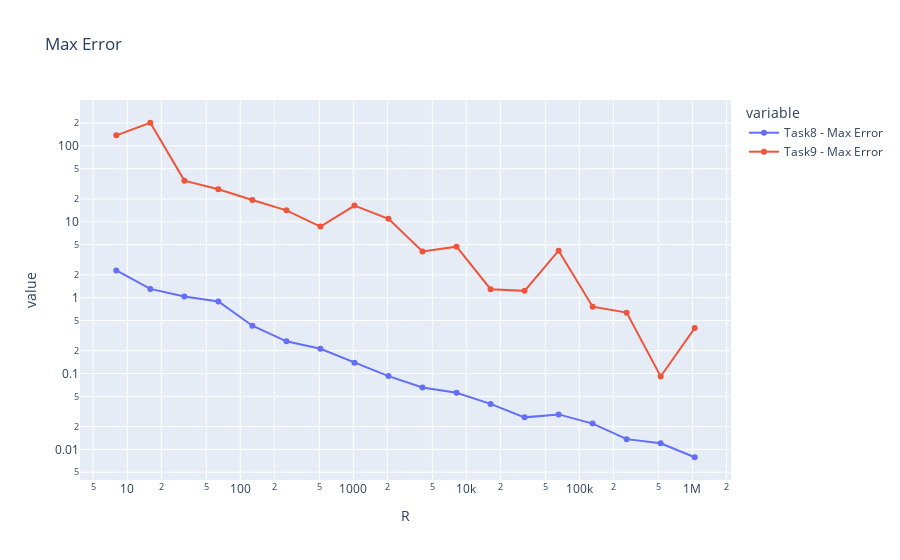

The code cell stored with this chart in its notebook:
### Code cell
df8 = pd.read_csv('output-task8/sketch', sep='\t').set_index('R')[['Max Error']]
df9 = pd.read_csv('output-task9/sketch', sep='\t').set_index('R')[['Max Error']]

df8.columns = 'Task8 - ' + df8.columns
df9.columns = 'Task9 - ' + df9.columns

df = pd.concat([df8, df9], axis=1)

# Plot insertion time using plotly library
fig = df.plot(title='Max Error', markers=True, log_x=True, log_y=True)
fig.show()

### Figure 1 — Plotly figure (JSON) as saved in the notebook; plotly's stock layout.template omitted (floating-point values rounded to 4 significant figures)
{"data": [{"hovertemplate": "variable=Task8 - Max Error<br>R=%{x}<br>value=%{y}<extra></extra>", "legendgroup": "Task8 - Max Error", "line": {"color": "#636efa", "dash": "solid"}, "marker": {"symbol": "circle"}, "mode": "lines+markers", "name": "Task8 - Max Error", "orientation": "v", "showlegend": true, "type": "scatter", "x": [8, 16, 32, 64, 128, 256, 512, 1024, 2048, 4096, 8192, 16384, 32768, 65536, 131072, 262144, 524288, 1048576], "xaxis": "x", "y": [2.284, 1.304, 1.038, 0.8893, 0.4269, 0.2655, 0.2119, 0.1389, 0.09248, 0.06533, 0.05566, 0.03978, 0.02642, 0.02892, 0.02186, 0.01364, 0.01203, 0.007876], "yaxis": "y"}, {"hovertemplate": "variable=Task9 - Max Error<br>R=%{x}<br>value=%{y}<extra></extra>", "legendgroup": "Task9 - Max Error", "line": {"color": "#EF553B", "dash": "solid"}, "marker": {"symbol": "circle"}, "mode": "lines+markers", "name": "Task9 - Max Error", "orientation": "v", "showlegend": true, "type": "scatter", "x": [8, 16, 32, 64, 128, 256, 512, 1024, 2048, 4096, 8192, 16384, 32768, 65536, 131072, 262144, 524288, 1048576], "xaxis": "x", "y": [137.8, 202.1, 34.88, 26.88, 19.38, 14.15, 8.637, 16.37, 10.96, 4.069, 4.702, 1.293, 1.229, 4.164, 0.7609, 0.6346, 0.09144, 0.3967], "yaxis": "y"}], "layout": {"legend": {"title": {"text": "variable"}, "tracegroupgap": 0}, "title": {"text": "Max Error"}, "xaxis": {"anchor": "y", "domain": [0, 1], "title": {"text": "R"}, "type": "log"}, "yaxis": {"anchor": "x", "domain": [0, 1], "title": {"text": "value"}, "type": "log"}}}
